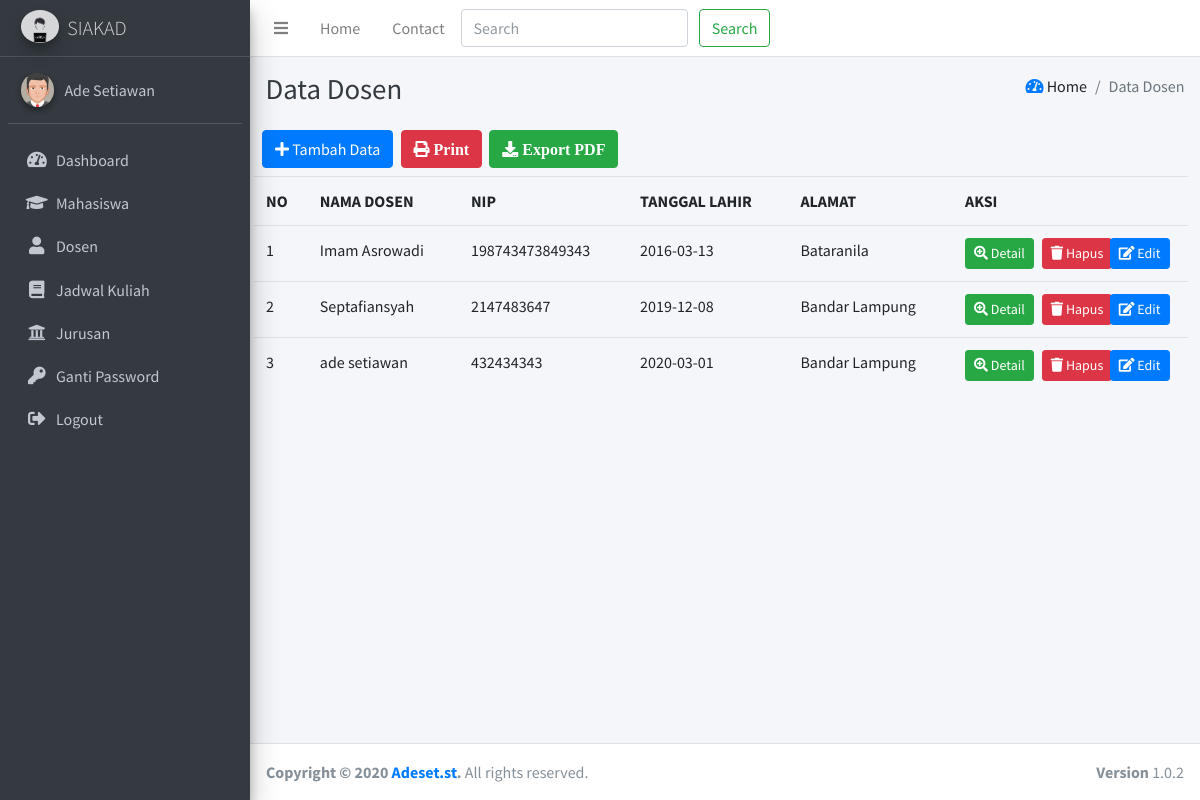
Page /index.php/dosen on the committed database.
### tables this page shows
CREATE TABLE `tb_dosen` (
  `id` int(11) NOT NULL,
  `nip` varchar(40) NOT NULL,
  `nama` varchar(60) NOT NULL,
  `tgl_lahir` date NOT NULL,
  `alamat` varchar(100) NOT NULL,
  `email` varchar(50) NOT NULL,
  `foto` varchar(500) NOT NULL
);

### application/controllers/dosen.php (called while the page is built, shortened)
<?php
class Dosen extends CI_Controller {
        public function __construct()
        {
            $this->load->database();
        }
	public function index()
	{
        $data['dosen']= $this->m_dosen->tampil_data()->result();
        $this->load->view('templates/header');
        $this->load->view('templates/sidebar');
        $this->load->view('dosen', $data);
        $this->load->view('templates/footer');
        }
}

### index.php (called while the page is built, shortened)
<?php
require_once BASEPATH.'core/CodeIgniter.php';

### application/models/m_dosen.php (called while the page is built, shortened)
<?php
class M_dosen extends CI_Model {
    public function tampil_data() {
       return $this->db->get('tb_dosen');
    }
}

### application/views/dosen.php (the view, shortened to what this page needs)
<div class="content-wrapper">
<div class="content-header">
      <div class="container-fluid">
        <div class="row mb-2">
          <div class="col-sm-6">
            <h1 class="m-0 text-dark">Data Dosen</h1>
          </div>
          <div class="col-sm-6">
            <ol class="breadcrumb float-sm-right">
              <li class="breadcrumb-item"><a href=""><i class=" fas fa-tachometer-alt"></i></a> Home</li>
              <li class="breadcrumb-item active">Data Dosen</li>
            </ol>
          </div>
        </div>
      </div>
    </div>
    <section class="content">
        <button class="btn btn-primary mb-2 ml-1" data-toggle="modal" data-target="#exampleModal"><i class="fa fa-plus"></i> Tambah Data </button>
        <a class="btn btn-danger mb-2 ml-1" href="<?php echo base_url('dosen/print') ?>"><i class="fa fa-print"> Print</i></a>
        <a class="btn btn-success mb-2 ml-1" href="<?php echo base_url('dosen/pdf') ?>"><i class="fa fa-download"> Export PDF</i></a>
        <table class="table ml-n1">
            <tr>
                <th>NO</th>
                <th>NAMA DOSEN</th>
                <th>NIP</th>
                <th>TANGGAL LAHIR</th>
                <th>ALAMAT</th>
                <th colspan="3">AKSI</th>
            </tr>
            <?php
                $no = 1;
                foreach($dosen as $dsn) :
            ?>
            <tr>
                <td><?php echo $no++ ?></td>
                <td><?php echo $dsn->nama ?></td>
                <td><?php echo $dsn->nip ?></td>
                <td><?php echo $dsn->tgl_lahir ?></td>
                <td><?php echo $dsn->alamat ?></td>
                <td><?php echo anchor('dosen/detailDosen/'. $dsn->id, '<button class="btn btn-success btn-sm mr-n5"><i class="fa fa-search-plus"></i> Detail</button>') ?></td>
                <td onclick="javascript: return confirm('Anda yakin hapus?')"><?php echo anchor('dosen/hapusDosen/'. $dsn->id, '<button class="btn btn-danger btn-sm  ml-4"><i class="fa fa-trash"></i> Hapus</button>') ?></td>
                <td><?php echo anchor('dosen/editDosen/'. $dsn->id, '<button class="btn btn-primary btn-sm ml-n5"><i class="fa fa-edit"></i> Edit</button>') ?></td>
            </tr>
                <?php endforeach; ?>
        </table>
    </section>
</div>

### rows in the picture
tb_dosen: nama "Imam Asrowadi", nip "198743473849343", tgl_lahir "2016-03-13", alamat "Bataranila", id "Detail", id "Hapus", id "Edit"
tb_dosen: nama "Septafiansyah", nip "2147483647", tgl_lahir "2019-12-08", alamat "Bandar Lampung", id "Detail", id "Hapus", id "Edit"
tb_dosen: nama "ade setiawan", nip "432434343", tgl_lahir "2020-03-01", alamat "Bandar Lampung", id "Detail", id "Hapus", id "Edit"
